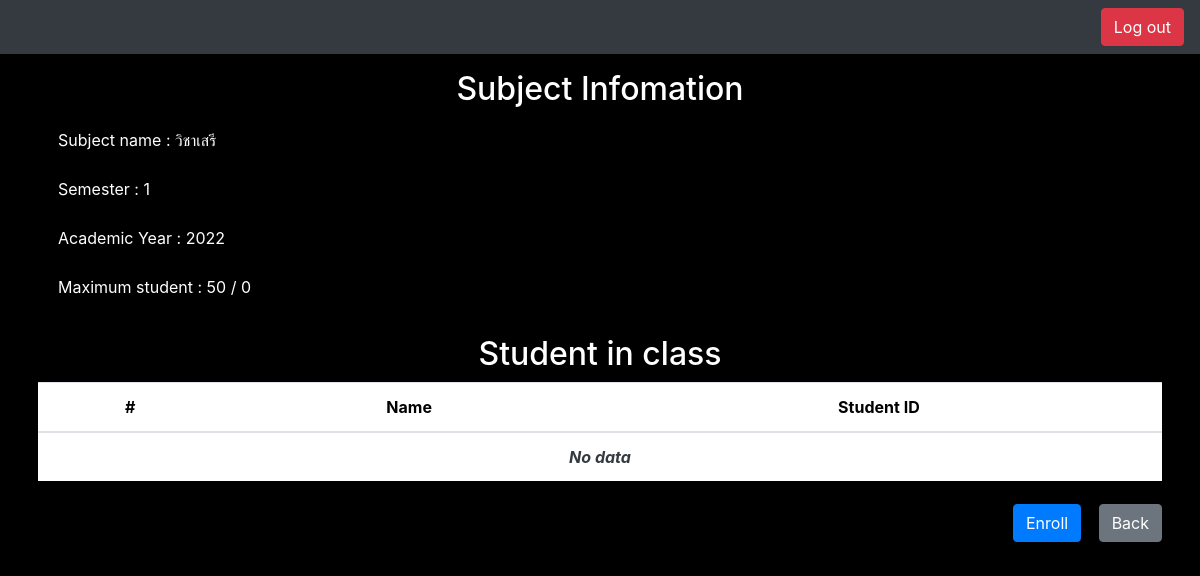
Page /bookingsubject/2 on the earlier database version.
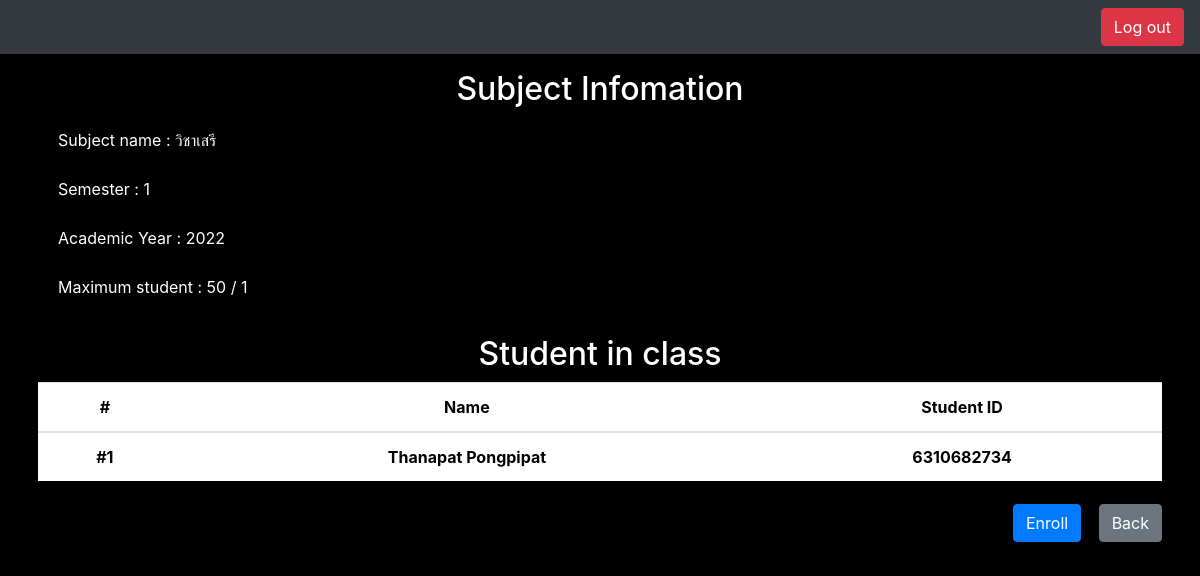
Same page on the later database version.
### bookingsubject/models.py (models this page shows, shortened)
class Enrollment(models.Model):
    user = models.ForeignKey(User, on_delete=models.CASCADE, to_field="id")
    subject = models.ForeignKey(Subject, on_delete=models.CASCADE, to_field="code")

### bookingsubject/views.py (the view)
# urls.py: path("<int:subject_id>", views.subject_info, name="subject_info"),
def subject_info(req, subject_id):
    try:
        subject = Subject.objects.get(id=subject_id)
        check_enroll = is_already_enroll(req.user.id, subject_id)
        enrollment_list = Enrollment.objects.filter(subject=subject)
        return render(req, "bookingsubject/subject_info.html", {"subject_data": subject, "enrolls": enrollment_list, "is_already_enroll": check_enroll})
    except Exception as e:
        print("Error : ", e)
        return index(req, {"status": False, "message": "Something went wrong"})

### bookingsubject/views.py (called while the page is built)
def is_already_enroll(user_id, subject_id=None):
    try:
        user_data = User.objects.get(id=user_id)
        if (subject_id == None):
            enroll = Enrollment.objects.get(user=user_data)
            return True
        else:
            subject_data = Subject.objects.get(id=subject_id)
            print(subject_data)
            enroll = Enrollment.objects.get(
                user=user_data, subject=subject_data)
            return True
    except:
        return False

### bookingsubject/templates/bookingsubject/subject_info.html (shortened to what this page needs)
{% extends 'bookingsubject/layout.html' %} {% block body %}
<div style="color: white">
  <h2 class="text-white text-center">Subject Infomation</h2>
  <div class="info-body">
    <ul class="list-group list-group-flush text-white mb-4">
      <li class="list-group-item bg-transparent">
        Subject name : {{ subject_data.subject_name }}
      </li>
      <li class="list-group-item bg-transparent">
        Semester : {{ subject_data.semester }}
      </li>
      <li class="list-group-item bg-transparent">
        Academic Year : {{ subject_data.academic_year }}
      </li>
      <li class="list-group-item bg-transparent">
        Maximum student : {{ subject_data.amount }} / {{ enrolls.count }}
      </li>
    </ul>
  </div>
  <h2 class="text-white text-center">Student in class</h2>
  <div class="student-list mt-2 bg-white">
    <table class="table table-hover text-center">
      <thead>
        <tr class="sub-text">
          <th scope="col">#</th>
          <th scope="col">Name</th>
          <th scope="col">Student ID</th>
        </tr>
      </thead>
      <tbody>
        {% for enroll in enrolls %}
        <tr>
          <th scope="row" class="sub-text align-middle">#{{ forloop.counter }}</th>
          <th scope="row" class="sub-text align-middle">
            {{ enroll.user.first_name }} {{ enroll.user.last_name }}
          </th>
          <th scope="row" class="sub-text align-middle">
            {{ enroll.user.username}}
          </th>
        </tr>
        {% empty %}
        <tr class="text-dark">
          <th colspan="3"><i>No data</th>
        </tr>
        {% endfor %}
      </tbody>
    </table>
  </div>
  <div class="section-action mt-2 left-0">
    <div class="flex float-right">
      {% if is_already_enroll == False %}
      <form class="btn" action="{% url 'enroll_subject' subject_data.id request.user.id  %}" method="post">
        {% if request.user.is_superuser == False %}
        <button type="submit" class="btn btn-primary">Enroll</button>
        {% endif %}
      </form>
      {% endif %}
      <a class="btn btn-secondary" href="{% url 'booking_index' %}">Back</a>
    </div>
  </div>
</div>
{% endblock %}

Differences in the rows shown:
added Enrollment: user.first_name "Thanapat", user.last_name "Pongpipat", user.username "6310682734"
Other differences:
{{ enrolls.count }}: "0" → "1"
text no longer shown: "No data"
